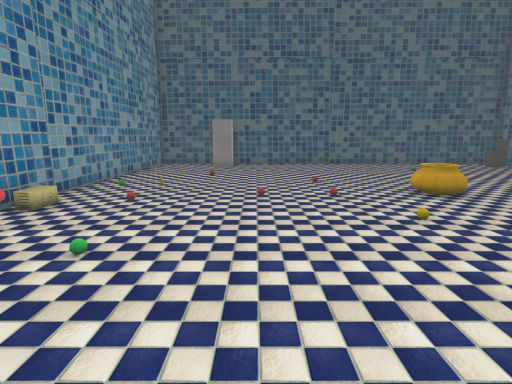
View 1 (above)

13 first-person views from a walk through a 3-D level made in the Unity game engine. The camera is 1.5 m above the floor, tilts 10° down and sees 80° across. The floor is counted in squares, 1 m on a side. Each view is taken from the middle of a square. On the plan, view 1 faces up. The plan holds only what a view shows up to about 15 squares ahead; the rest is blank. Some surface patterns are stand-ins.

View 2
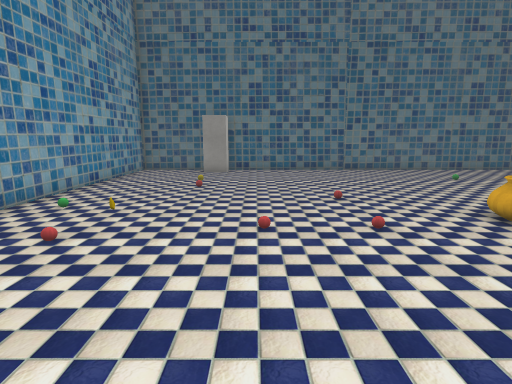

View 3
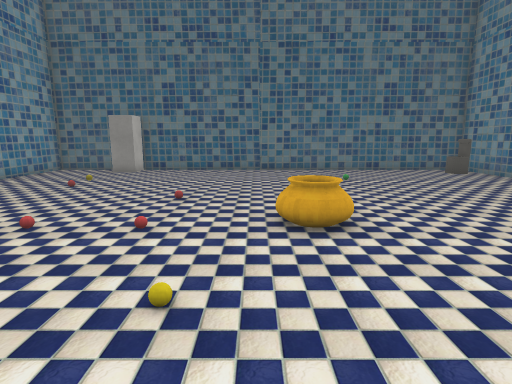

View 4
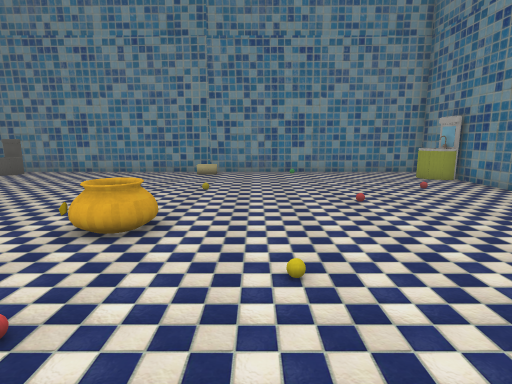

View 5
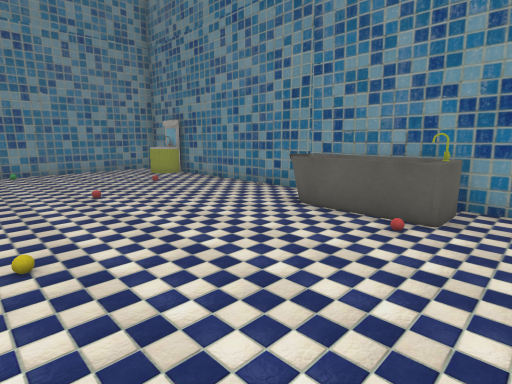

View 6
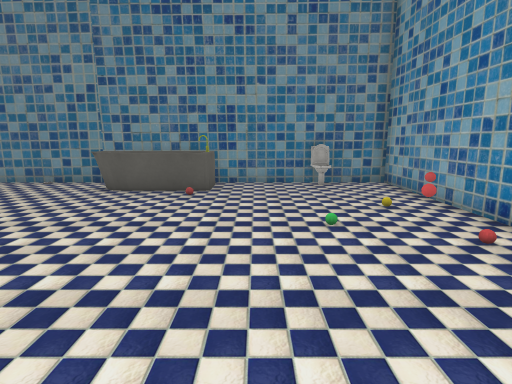

View 7
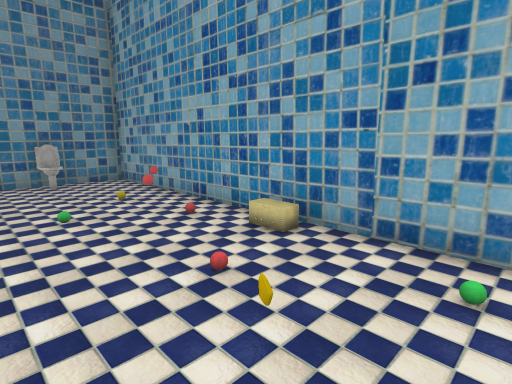

View 8
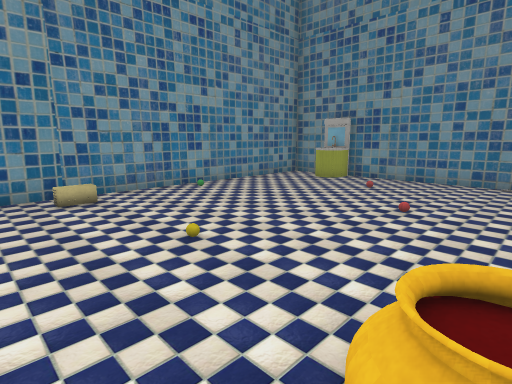

View 9
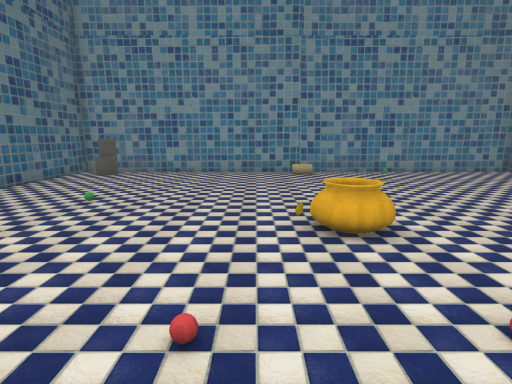

View 10
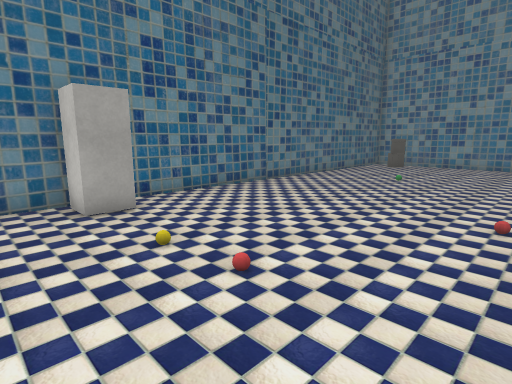

View 11
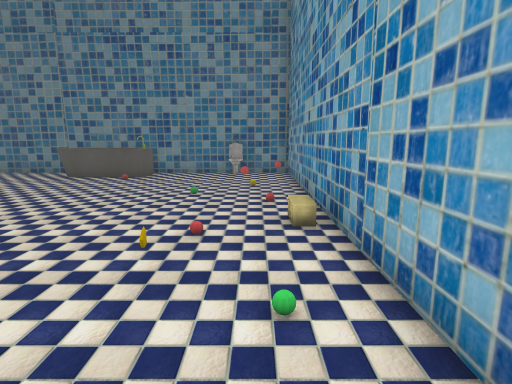

View 12
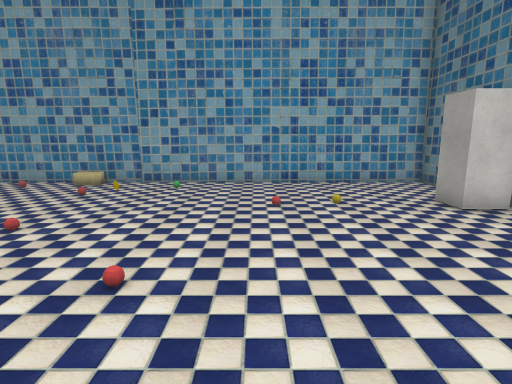

View 13
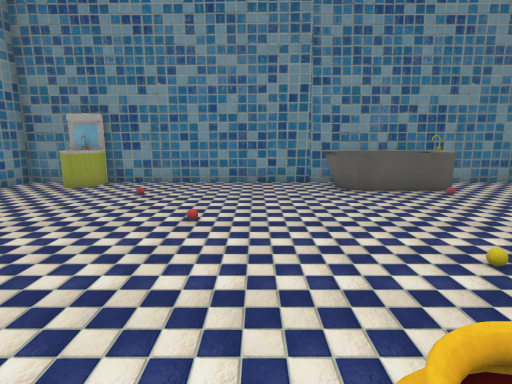

### Floor plan
Points are (right, up) in squares from view 1. A wall is a line through its corners. A room is listed if a view was taken in it or the views show most of it. See-through windows are left out.
Room 1 (views 1, 2, 3, 4, 5, 6, 7, 8, 9, 10, 11, 12, 13)
walls: (3, 0.4) (3.5, 0.3) (3.8, -0.2); (0.3, -0.9) (0.3, 0.4) (3.4, 0.4); (11.2, -0.3) (11.6, -0.1) (12, -0.4); (-2.9, -0.8) (-2.9, -1.4); (11, -1.2) (12.1, -1.2); (11, -1.4) (11, -0.7); (-3.5, -1.2) (-2.9, -1.2); (13, 15.9) (13, 16.6); (12, -1.4) (13.8, -1.4) (13.8, 17.7) (-5.4, 17.7) (-5.4, -1.4) (11.4, -1.4)
objects: other object (-5, 3); other object (-4, 4); block (-2, 17); other object (5, 8)

Positions as (right, up) in squares from view 1, and headings:
1: (0, 0), facing up
2: (0, 3), facing up
3: (4, 3), facing up
4: (0, 6), facing right
5: (-1, 6), facing down-right
6: (-1, 9), facing down
7: (-1, 10), facing down-left
8: (5, 10), facing down-right
9: (0, 10), facing right
10: (-4, 10), facing up-right
11: (-4, 12), facing down
12: (5, 12), facing left
13: (6, 9), facing down
